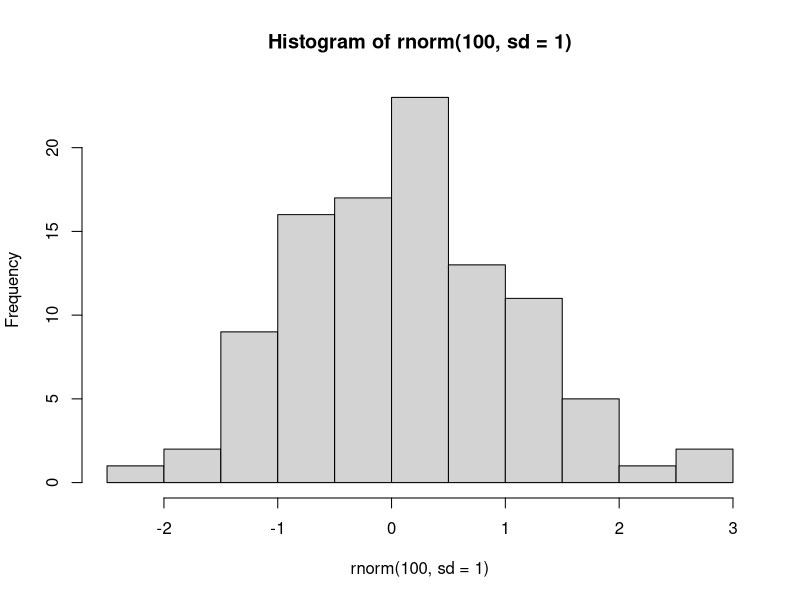
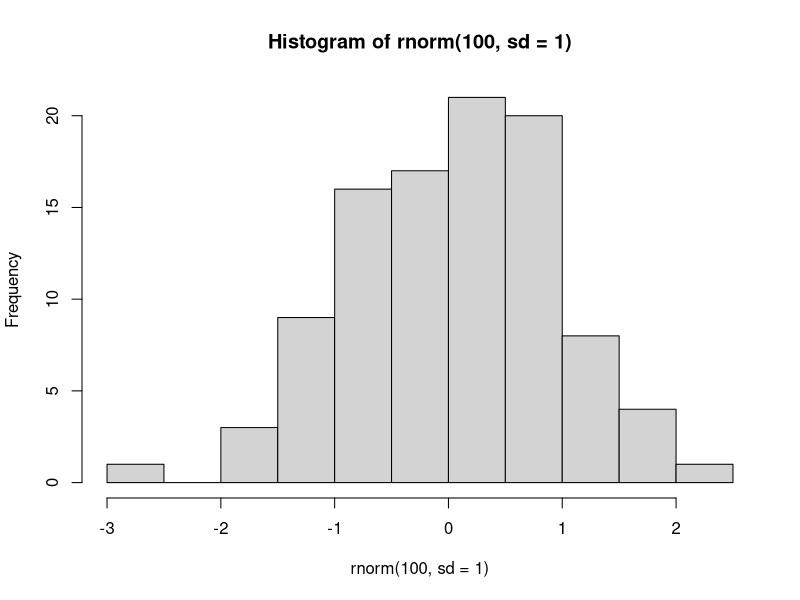
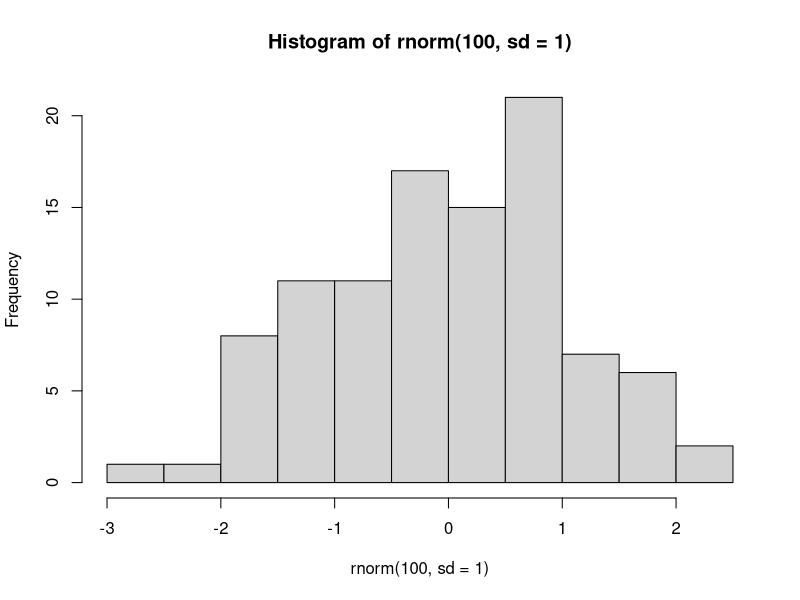
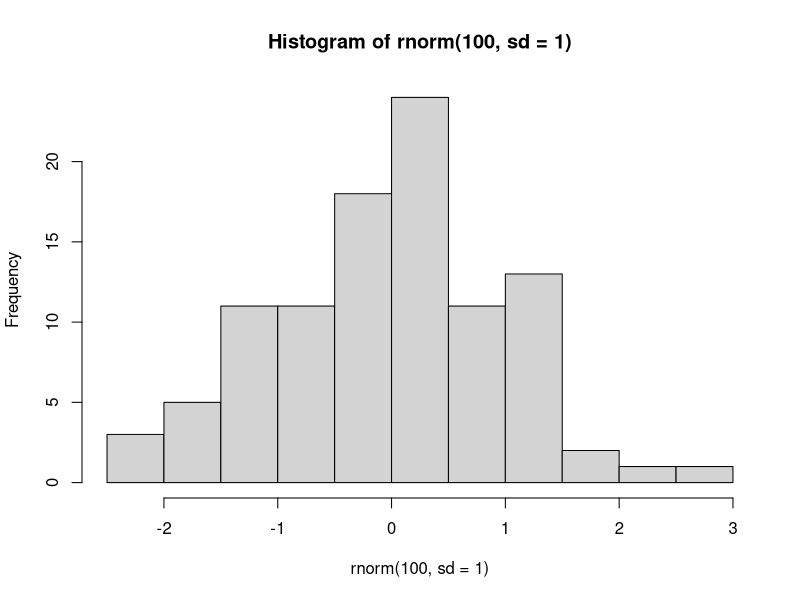
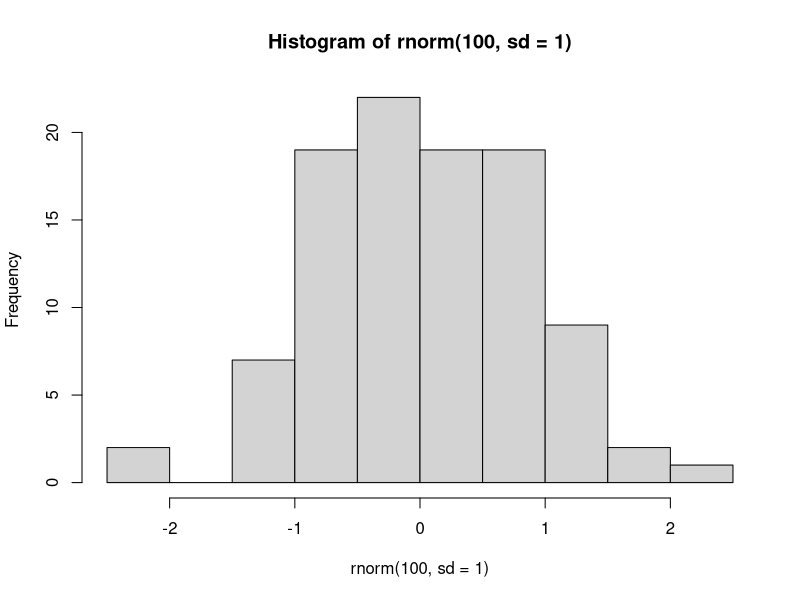

The R script that drew these images, in order:
## ---- chunk 1
grep("Pole", c("Equator", "North Pole", "South Pole"))
grep("pole", c("Equator", "North Pole", "South Pole"))
## ---- chunk 2
nchar("South Pole")
## ---- chunk 3
paste("North", "Pole")
## ---- chunk 4
paste0("North", "Pole")
## ---- chunk 5
i <- 8
s <- sprintf("the square of %d is %d", i, i^2)
s
## ---- chunk 6
substr("Equator", 3, 5)
## ---- chunk 7
strsplit("6-16-2011", split = "-")
## ---- chunk 8
regexpr("uat", "Equator")
## ---- chunk 9
gregexpr("iss", "Mississippi")
## ---- chunk 10
grep("[au]", c("Equator", "North Pole", "South Pole"))
## ---- chunk 11
grep("o.e", c("Equator", "North Pole", "South Pole"))
## ---- chunk 12
grep("[Nn]..t", c("Equator", "North Pole", "South Pole"))
## ---- chunk 13
grep(".", c("abc", "de", "f.g"))
## ---- chunk 14
grep("\\.", c("abc", "de", "f.g"))
## ---- chunk 15
testsuffix <- function(fn, suff) {
  parts <- strsplit(fn, ".", fixed = TRUE)
  nparts <- length(parts[[1]])
  return(parts[[1]][nparts] == suff)
}
testsuffix("x.abc", "abc")
testsuffix("x.abc", "ab")
testsuffix("x.y.abc", "abc")
## ---- chunk 16
strsplit("This is.tital.aldi", ".", fixed = TRUE)
## ---- chunk 17
files <- list()
for (i in 1:5) {
  fname <- paste0("output/q", i, ".pdf")
  files[[i]] <- fname
  pdf(fname)
  hist(rnorm(100, sd = 1))
  dev.off()
}
## ---- chunk 18
lapply(files, file.remove)
